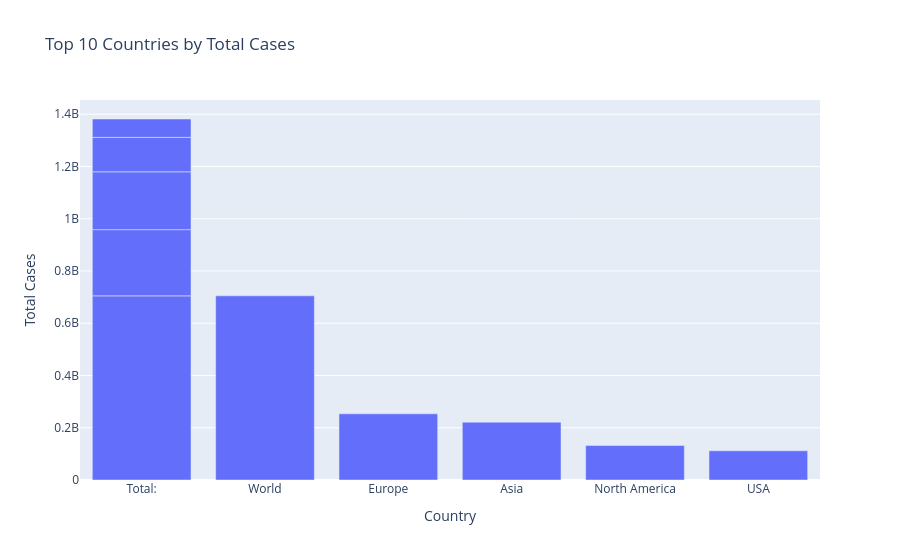

The code cell stored with this chart in its notebook:
### Code cell
import plotly.graph_objects as go

top_cases = (
    covid_df
    .sort_values("TotalCases", ascending=False)
    .head(10)
)

fig = go.Figure(
    data=[
        go.Bar(
            x=top_cases["Country,Other"],
            y=top_cases["TotalCases"]
        )
    ]
)

fig.update_layout(
    title="Top 10 Countries by Total Cases",
    xaxis_title="Country",
    yaxis_title="Total Cases"
)

fig.show()

### Figure 1 — Plotly figure (JSON) as saved in the notebook; plotly's stock layout.template omitted (floating-point values rounded to 4 significant figures)
{"data": [{"type": "bar", "x": ["Total:", "World", "Europe", "Total:", "Total:", "Asia", "Total:", "North America", "USA", "Total:"], "y": [704753890, 704753890, 253406198, 253406198, 221500265, 221500265, 131889132, 131889132, 111820082, 70200879]}], "layout": {"title": {"text": "Top 10 Countries by Total Cases"}, "xaxis": {"title": {"text": "Country"}}, "yaxis": {"title": {"text": "Total Cases"}}}}
